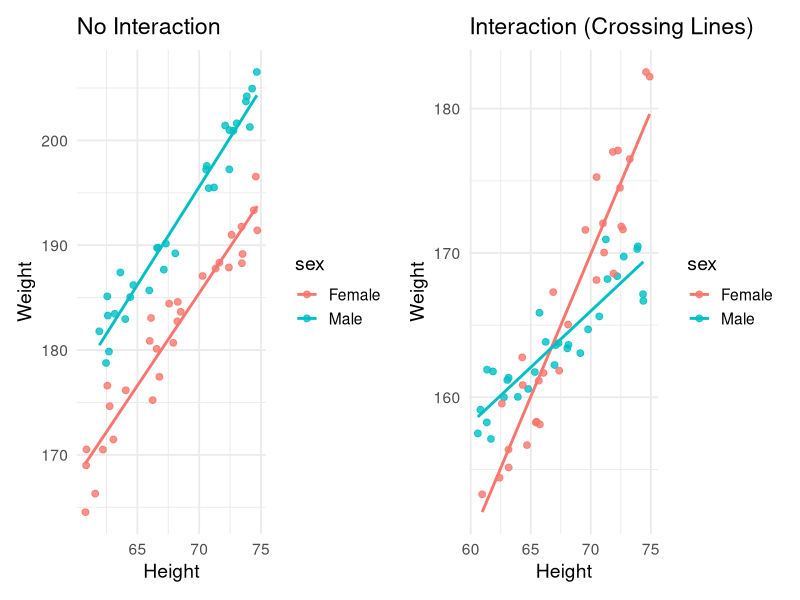

Write R code to recreate this figure.
## ---- chunk 1
library(ggplot2)
library(patchwork)

set.seed(8310)
n <- 30

# -----------------------------
# Example 1: No interaction
# Parallel lines
# -----------------------------
male_no <- data.frame(sex = "Male", height = runif(n, 60, 75))
male_no$weight <- 70 + 1.8 * male_no$height + rnorm(n, 0, 2.5)

female_no <- data.frame(sex = "Female", height = runif(n, 60, 75))
female_no$weight <- 60 + 1.8 * female_no$height + rnorm(n, 0, 2.5)

dat_no <- rbind(male_no, female_no)

p1 <- ggplot(dat_no, aes(x = height, y = weight, color = sex)) +
  geom_point(size = 2, alpha = 0.8) +
  geom_smooth(method = "lm", se = FALSE) +
  labs(title = "No Interaction", x = "Height", y = "Weight") +
  theme_minimal(base_size = 14)

# -----------------------------
# Example 2: Interaction
# Crossing lines
# -----------------------------
male_int <- data.frame(sex = "Male", height = runif(n, 60, 75))
male_int$weight <- 110 + 0.8 * male_int$height + rnorm(n, 0, 2.5)

female_int <- data.frame(sex = "Female", height = runif(n, 60, 75))
female_int$weight <- 30 + 2.0 * female_int$height + rnorm(n, 0, 2.5)

dat_int <- rbind(male_int, female_int)

p2 <- ggplot(dat_int, aes(x = height, y = weight, color = sex)) +
  geom_point(size = 2, alpha = 0.8) +
  geom_smooth(method = "lm", se = FALSE) +
  labs(title = "Interaction (Crossing Lines)", x = "Height", y = "Weight") +
  theme_minimal(base_size = 14)

p1 + p2
